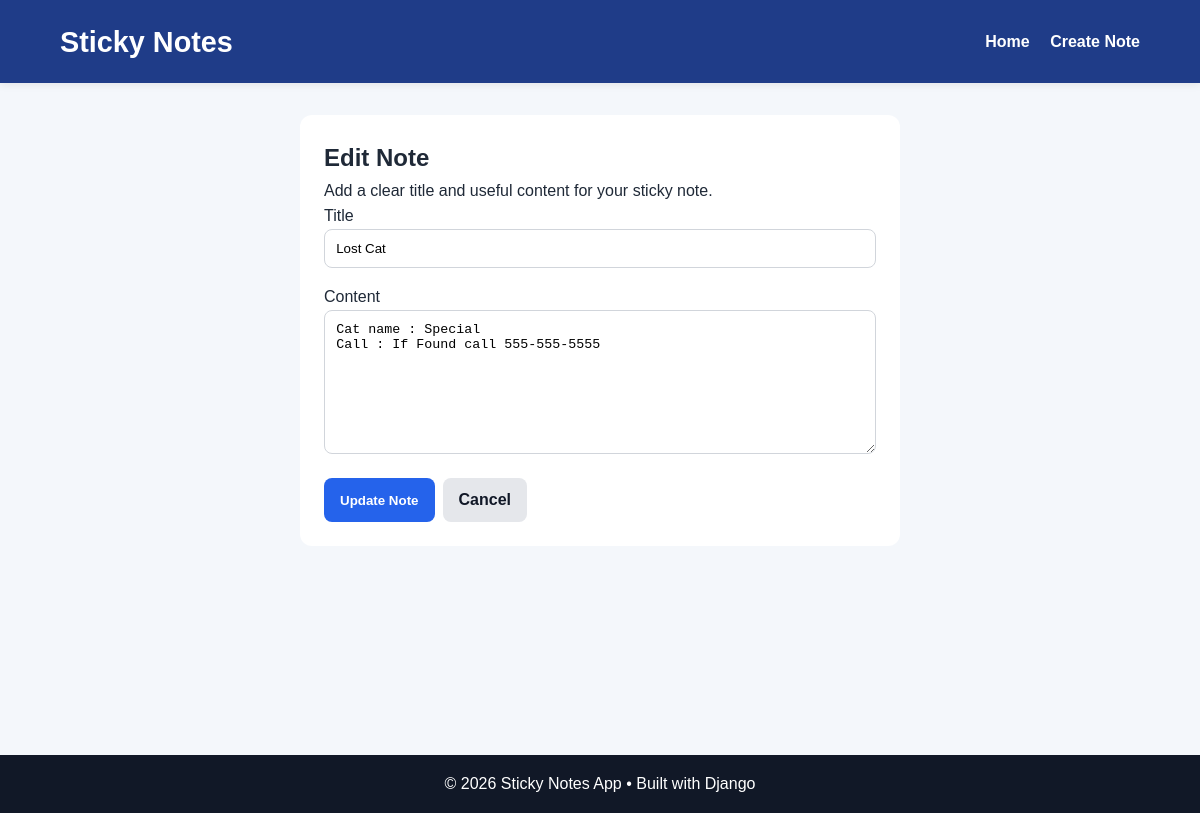
The page /note/2/edit/ on the database its author committed.
### notes/models.py (models this page shows, shortened)
class Note(models.Model):
    title = models.CharField(max_length=200)
    content = models.TextField()
    created_at = models.DateTimeField(auto_now_add=True)
    updated_at = models.DateTimeField(auto_now=True)
    class Meta:
        ordering = ["-created_at"]

### notes/views.py (the view)
# urls.py: path("note/<int:pk>/edit/", views.note_update, name="note_update"),
def note_update(request, pk):
    note = get_object_or_404(Note, pk=pk)
    if request.method == "POST":
        form = NoteForm(request.POST, instance=note)
        if form.is_valid():
            form.save()
            return redirect("note_detail", pk=note.pk)
    else:
        form = NoteForm(instance=note)
    context = {
        "form": form,
        "page_title": "Edit Note",
        "button_text": "Update Note",
    }
    return render(request, "notes/note_form.html", context)

### notes/forms.py
class NoteForm(forms.ModelForm):
    class Meta:
        model = Note
        fields = ["title", "content"]
        widgets = {
            "title": forms.TextInput(
                attrs={
                    "class": "form-control",
                    "placeholder": "Enter note title",
                }
            ),
            "content": forms.Textarea(
                attrs={
                    "class": "form-control",
                    "placeholder": "Write your note here...",
                    "rows": 8,
                }
            ),
        }

### notes/templates/notes/note_form.html (shortened to what this page needs)
{% extends "base.html" %}
{% block content %}
<section class="form-wrapper">
    <div class="form-card">
        <h2>{{ page_title }}</h2>
        <p>Add a clear title and useful content for your sticky note.</p>
        <form method="post">
            <div class="form-group">
                <label for="{{ form.title.id_for_label }}">Title</label>
                {{ form.title }}
            </div>
            <div class="form-group">
                <label for="{{ form.content.id_for_label }}">Content</label>
                {{ form.content }}
            </div>
            <div class="form-actions">
                <button type="submit" class="btn btn-primary">{{ button_text }}</button>
                <a href="{% url 'note_list' %}" class="btn btn-secondary">Cancel</a>
            </div>
        </form>
    </div>
</section>
{% endblock %}

### notes/static/notes/styles.css (style rules this page uses)
* { box-sizing: border-box; margin: 0; padding: 0; }
body { font-family: Arial, Helvetica, sans-serif; background-color: #f4f7fb; color: #1f2937; line-height: 1.6; }
.btn { display: inline-block; padding: 0.6rem 1rem; border-radius: 8px; text-decoration: none; font-weight: bold; border: none; cursor: pointer; }
.btn-primary { background: #2563eb; color: #ffffff; }
.btn-secondary { background: #e5e7eb; color: #111827; }
.form-card { background: #ffffff; padding: 1.5rem; border-radius: 12px; max-width: 600px; margin: 0 auto; }
.form-group { margin-bottom: 1rem; }
.form-control { width: 100%; padding: 0.7rem; border-radius: 8px; border: 1px solid #d1d5db; }
.form-actions { display: flex; gap: 0.5rem; }

### rows shown on the page
Note: title "Lost Cat", content "Cat name : Special Call : If Found call 555-555-5555"

### other values the page prints
{{ page_title }} "Edit Note"
{{ button_text }} "Update Note"
